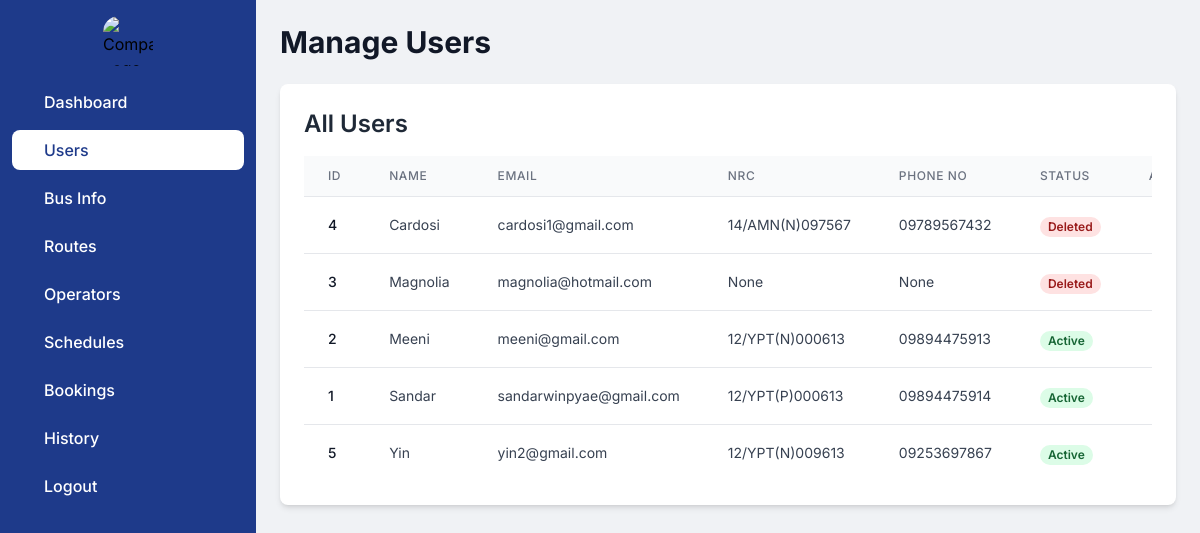
Page /admindashboard/user_home/ on the earlier database version.
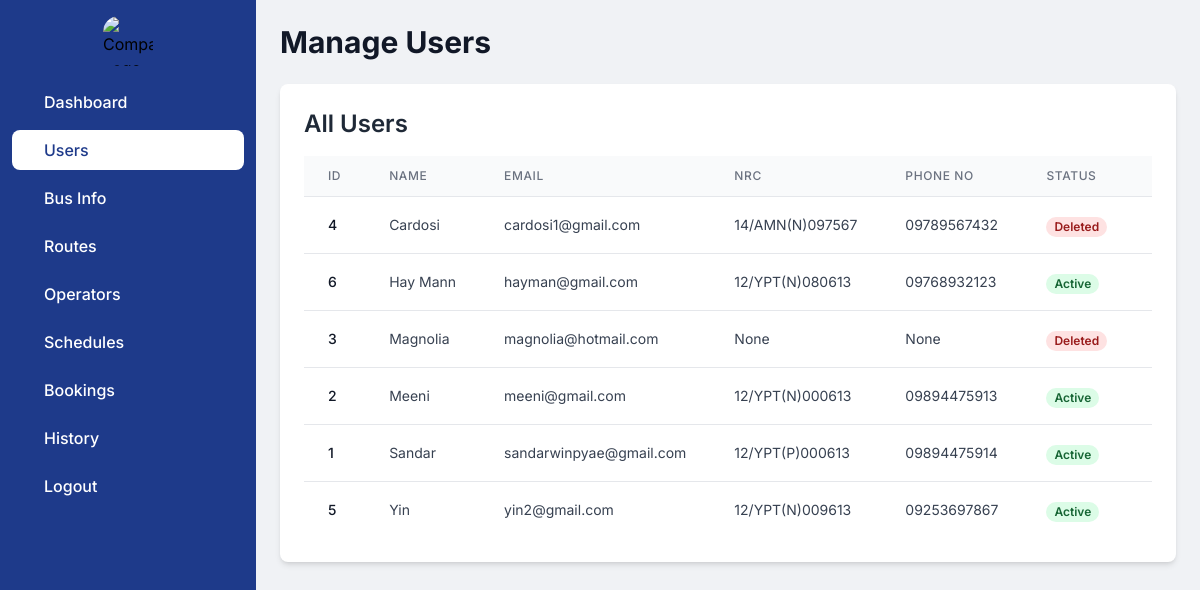
Same page on the later database version.
### myapp/models.py (models this page shows, shortened)
class User(AbstractBaseUser):
    user_id = models.AutoField(primary_key=True)
    name = models.CharField(max_length=30)
    email = models.EmailField(unique=True)
    nrc = models.CharField(max_length=30, unique=True, null=True)
    address = models.CharField(max_length=100, default='')
    phone_no = models.CharField(max_length=11, null=True)
    del_flag = models.IntegerField(default=0)
    created_date = models.DateTimeField(auto_now_add=True)
    updated_date = models.DateTimeField(auto_now=True)
    is_active = models.BooleanField(default=True)
    is_staff = models.BooleanField(default=False)
    is_superuser = models.BooleanField(default=False)
    objects = UserManager()
    USERNAME_FIELD = 'email'
    REQUIRED_FIELDS = ['name']

### myapp/views.py (the view)
# urls.py: path('admindashboard/user_home/',views.user_home,name='user_home'),
def user_home(request):
    users = User.objects.all().order_by('name')
    return render(request, 'admin/user_home.html', {'users': users})

### myapp/context_processors.py (called while the page is built)
def route_choices(request):
    origins = Route.objects.values_list('origin', flat=True).distinct()
    destinations = Route.objects.values_list('destination', flat=True).distinct()
    return {
        'origins': origins,
        'destinations': destinations
    }

### templates/admin/user_home.html (shortened to what this page needs)
<!DOCTYPE html>
<html lang="en">
<head>
    <script src="https://cdn.tailwindcss.com"></script>
</head>
<body class="flex flex-col md:flex-row h-screen">
    <aside id="logo-sidebar"
           class="fixed inset-y-0 left-0 z-40 w-64 h-full transition-transform duration-300 transform -translate-x-full md:translate-x-0 bg-blue-900"
           aria-label="Sidebar">
        <div class="h-full px-3 py-4 overflow-y-auto">
            <div class="flex justify-center items-center mb-4">
                <img src="https://i.pinimg.com/originals/e2/1c/b5/e21cb58cda4ccf597b05d2048b483c0d.jpg" class="rounded-2xl"
                     alt="Company Logo" style="height:50px;width:50px;">
            </div>
            <ul class="space-y-2 font-medium">
                <li><a href="{% url 'admin_dashboard' %}" class="flex items-center p-2 text-white rounded-lg hover:bg-white group hover:text-blue-900"><span class="ms-3">Dashboard</span></a></li>
                <li><a href="{% url 'user_home' %}" class="flex items-center p-2 bg-white rounded-lg text-blue-900"><span class="ms-3">Users</span></a></li>
                <li><a href="{% url 'bus_home' %}" class="flex items-center p-2 text-white rounded-lg hover:bg-white group hover:text-blue-900"><span class="flex-1 ms-3 whitespace-nowrap">Bus Info</span></a></li>
                <li><a href="{% url 'route_home' %}" class="flex items-center p-2 text-white rounded-lg hover:bg-white group hover:text-blue-900"><span class="flex-1 ms-3 whitespace-nowrap">Routes</span></a></li>
                <li><a href="{% url 'operator_home' %}" class="flex items-center p-2 text-white rounded-lg hover:bg-white group hover:text-blue-900"><span class="flex-1 ms-3 whitespace-nowrap">Operators</span></a></li>
                <li><a href="{% url 'schedule_home' %}" class="flex items-center p-2 text-white rounded-lg hover:bg-white group hover:text-blue-900"><span class="flex-1 ms-3 whitespace-nowrap">Schedules</span></a></li>
                <li><a href="#" class="flex items-center p-2 text-white rounded-lg hover:bg-white group hover:text-blue-900"><span class="flex-1 ms-3 whitespace-nowrap">Bookings</span></a></li>
                <li><a href="#" class="flex items-center p-2 text-white rounded-lg hover:bg-white group hover:text-blue-900"><span class="flex-1 ms-3 whitespace-nowrap">History</span></a></li>
                <li><a href="/logout" class="flex items-center p-2 text-white rounded-lg hover:bg-white group hover:text-blue-900"><span class="flex-1 ms-3 whitespace-nowrap">Logout</span></a></li>
            </ul>
        </div>
    </aside>
    <div class="flex-grow p-4 md:p-6 overflow-y-auto md:ml-64">
        <div class="flex flex-col md:flex-row md:items-center md:justify-between mb-6">
            <h1 class="text-2xl md:text-3xl font-bold text-gray-900 mb-4 md:mb-0">Manage Users</h1>
        </div>
        <div class="bg-white rounded-lg shadow-md p-4 md:p-6 mb-6">
            <h2 class="text-xl md:text-2xl font-semibold text-gray-800 mb-4">All Users</h2>
            <div class="overflow-x-auto">
                <table class="min-w-full divide-y divide-gray-200">
                    <thead class="bg-gray-50">
                        <tr>
                            <th scope="col" class="px-3 md:px-6 py-3 text-left text-xs font-medium text-gray-500 uppercase tracking-wider">ID</th>
                            <th scope="col" class="px-3 md:px-6 py-3 text-left text-xs font-medium text-gray-500 uppercase tracking-wider">Name</th>
                            <th scope="col" class="px-3 md:px-6 py-3 text-left text-xs font-medium text-gray-500 uppercase tracking-wider">Email</th>
                            <th scope="col" class="px-3 md:px-6 py-3 text-left text-xs font-medium text-gray-500 uppercase tracking-wider">Nrc</th>
                            <th scope="col" class="px-3 md:px-6 py-3 text-left text-xs font-medium text-gray-500 uppercase tracking-wider">Phone No</th>
                            <th scope="col" class="px-3 md:px-6 py-3 text-left text-xs font-medium text-gray-500 uppercase tracking-wider">Status</th>
                            <th scope="col" class="px-3 md:px-6 py-3 text-left text-xs font-medium text-gray-500 uppercase tracking-wider">Actions</th>
                        </tr>
                    </thead>
                    <tbody class="bg-white divide-y divide-gray-200">
                        {% if users %}
                            {% for user_obj in users %}
                            <tr>
                                <td class="px-3 md:px-6 py-4 whitespace-nowrap text-sm font-medium text-gray-900">{{ user_obj.user_id }}</td>
                                <td class="px-3 md:px-6 py-4 whitespace-nowrap text-sm text-gray-700">{{ user_obj.name }}</td>
                                <td class="px-3 md:px-6 py-4 whitespace-nowrap text-sm text-gray-700">{{ user_obj.email }}</td>
                                <td class="px-3 md:px-6 py-4 whitespace-nowrap text-sm text-gray-700">{{ user_obj.nrc }}</td>
                                <td class="px-3 md:px-6 py-4 whitespace-nowrap text-sm text-gray-700">{{ user_obj.phone_no }}</td>
                                <td class="px-3 md:px-6 py-4 whitespace-nowrap">
                                    <span class="px-2 inline-flex text-xs leading-5 font-semibold rounded-full {% if user_obj.del_flag == 0 %}bg-green-100 text-green-800{% else %}bg-red-100 text-red-800{% endif %}">
                                        {% if user_obj.del_flag == 0 %}Active{% else %}Deleted{% endif %}
                                    </span>
                                </td>
                                <td class="px-3 md:px-6 py-4 whitespace-nowrap text-left text-sm font-medium">
                                </td>
                            </tr>
                            {% endfor %}
                        {% else %}
                            <tr><td colspan="7" class="px-3 md:px-6 py-4 text-center text-gray-500">No users found.</td></tr>
                        {% endif %}
                    </tbody>
                </table>
            </div>
        </div>
    </div>
</body>
</html>

### templates/admin/user_home.html (style rules this page uses)
body { font-family: 'Inter', sans-serif; background-color: #f0f2f5; }

Differences in the rows shown:
added User: user_id "6", name "Hay Mann", email "hayman@gmail.com", nrc "12/YPT(N)080613", phone_no "09768932123", del_flag "Active"
